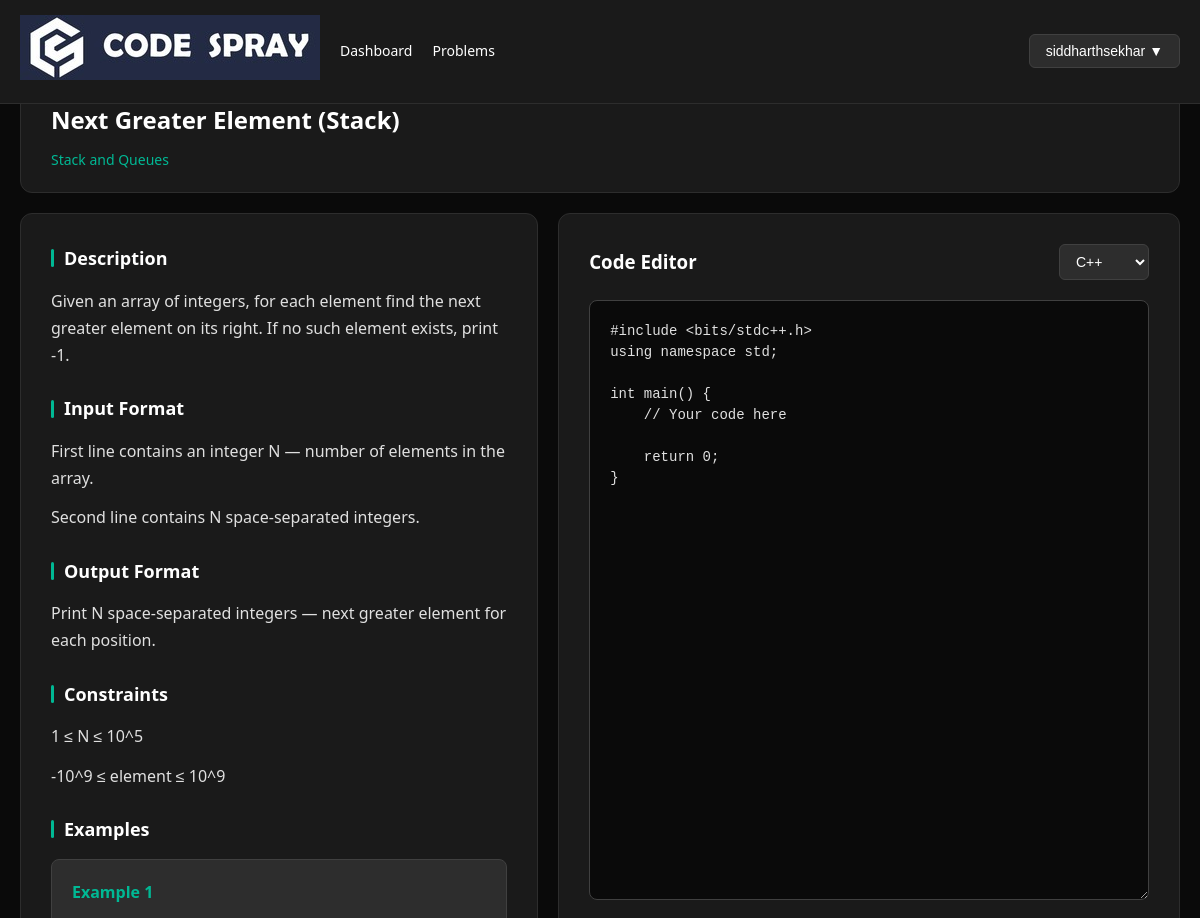
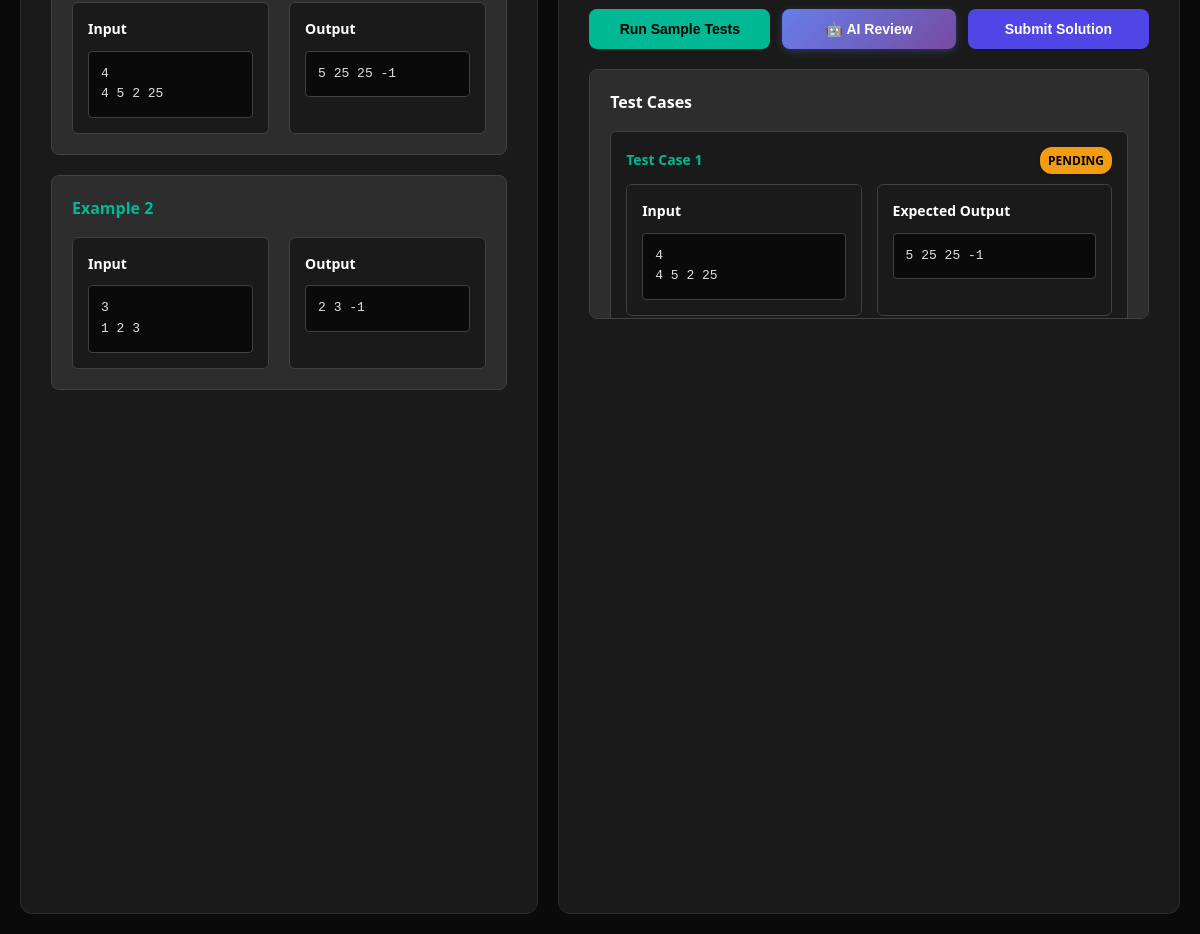
/problems/5/ (signed in), run on the app's committed database (2 pictures, top to bottom).
### problems/models.py (models this page shows, shortened)
class Problem(models.Model):
    title = models.CharField(max_length=200)
    description = models.TextField()
    topic = models.ForeignKey(Topic, on_delete=models.CASCADE)
    input_desc = models.TextField(blank=True)
    output_desc = models.TextField(blank=True)
    constraints = models.TextField(blank=True)

class Topic(models.Model):
    name = models.CharField(max_length=100)

class TestCase(models.Model):
    problem = models.ForeignKey(Problem, on_delete=models.CASCADE)
    input_data = models.TextField()
    output_data = models.TextField()

### problems/views.py (the view, shortened to what this page needs)
# urls.py: path('<int:problem_id>/', views.problem_detail, name='problem_detail'),
@login_required
@session_valid_required
@never_cache
def problem_detail(request, problem_id):
    problem = get_object_or_404(Problem, id=problem_id)
    output = ''
    error = ''
    status = ''
    test_results = []
    return render(request, 'problems/problem_detail.html', {
        'problem': problem,
        'output': output,
        'error': error,
        'status': status,
        'test_results': test_results,
    })

### users/views.py (called while the page is built)
def session_valid_required(view_func):
    @wraps(view_func)
    def _wrapped_view(request, *args, **kwargs):
        if not request.user.is_authenticated:
            return redirect('login_root')
        last_activity = request.session.get('last_activity', 0)
        if time.time() - last_activity > 3600:  # 1 hour
            logout(request)
            request.session.flush()
            return redirect('login_root')  # Use root-level login URL
        request.session['last_activity'] = time.time()
        return view_func(request, *args, **kwargs)
    return _wrapped_view

    def process_request(self, request):
        if request.user.is_authenticated:
            request.session['last_activity'] = time.time()
        return None

    def process_response(self, request, response):
        if request.user.is_authenticated:
            response['Cache-Control'] = 'no-store, no-cache, must-revalidate, max-age=0'
            response['Pragma'] = 'no-cache'
            response['Expires'] = '0'
        return response

### problems/templates/problems/problem_detail.html (shortened to what this page needs)
{% extends 'base.html' %}
{% load static %}
{% block content %}
<link rel="stylesheet" href="{% static 'problems/css/problem_detail.css' %}">
<div class="fixed-nav">
    <div class="nav-left">
        <div class="logo-section">
            <img src="{% static 'images/FULL-LOGO.jpg' %}" alt="Online Judge Logo" class="nav-logo">
        </div>
        <a href="{% url 'dashboard' %}" class="nav-link">Dashboard</a>
        <a href="{% url 'problem_list' %}" class="nav-link">Problems</a>
    </div>
    <div class="user-dropdown">
        <button class="user-dropdown-btn" onclick="toggleUserDropdown()">
            {{ user.username }} ▼
        </button>
    </div>
</div>
<div class="problem-container">
    <div class="problem-header">
        <h1 class="problem-title">{{ problem.title }}</h1>
        <div class="problem-topic">{{ problem.topic.name }}</div>
    </div>
    <div class="main-content">
        <div class="problem-description">
            <div class="section">
                <h2 class="section-title">Description</h2>
                <div class="section-content">
                    {{ problem.description|linebreaks }}
                </div>
            </div>
            {% if problem.input_desc %}
            <div class="section">
                <h2 class="section-title">Input Format</h2>
                <div class="section-content">
                    {{ problem.input_desc|linebreaks }}
                </div>
            </div>
            {% endif %}
            {% if problem.output_desc %}
            <div class="section">
                <h2 class="section-title">Output Format</h2>
                <div class="section-content">
                    {{ problem.output_desc|linebreaks }}
                </div>
            </div>
            {% endif %}
            {% if problem.constraints %}
            <div class="section">
                <h2 class="section-title">Constraints</h2>
                <div class="section-content">
                    {{ problem.constraints|linebreaks }}
                </div>
            </div>
            {% endif %}
            <div class="section">
                <h2 class="section-title">Examples</h2>
                <div class="examples">
                    {% for testcase in problem.testcase_set.all|slice:":2" %}
                    <div class="example">
                        <div class="example-title">Example {{ forloop.counter }}</div>
                        <div class="example-content">
                            <div class="input-output">
                                <div class="input-output-title">Input</div>
                                <div class="input-output-content">{{ testcase.input_data }}</div>
                            </div>
                            <div class="input-output">
                                <div class="input-output-title">Output</div>
                                <div class="input-output-content">{{ testcase.output_data }}</div>
                            </div>
                        </div>
                    </div>
                    {% endfor %}
                </div>
            </div>
        </div>
        <div class="code-editor-section">
            <div class="editor-header">
                <h3>Code Editor</h3>
                <select name="language" class="language-selector" id="languageSelector" onchange="changeLanguage()">
                    <option value="cpp">C++</option>
                </select>
            </div>
            <form method="post" id="codeForm" onsubmit="submitSolution(event)">
                <textarea name="code" class="code-editor" id="codeEditor" placeholder="// Write your code here..."></textarea>
                <div class="button-group">
                    <button type="button" class="btn btn-run" onclick="runCode()">Run Sample Tests</button>
                    <button type="button" class="btn btn-ai-review" onclick="requestAIReview()">🤖 AI Review</button>
                    <button type="submit" class="btn btn-submit">Submit Solution</button>
                </div>
            </form>
            <div class="test-cases-section">
                <h3 class="test-cases-title">Test Cases</h3>
                {% for testcase in problem.testcase_set.all %}
                <div class="test-case" data-testcase-id="{{ testcase.id }}">
                    <div class="test-case-header">
                        <div class="test-case-title">Test Case {{ forloop.counter }}</div>
                        <div class="test-case-status status-pending" id="status-{{ forloop.counter }}">Pending</div>
                    </div>
                    <div class="test-case-content">
                        <div class="input-output">
                            <div class="input-output-title">Input</div>
                            <div class="input-output-content">{{ testcase.input_data }}</div>
                        </div>
                        <div class="input-output">
                            <div class="input-output-title">Expected Output</div>
                            <div class="input-output-content">{{ testcase.output_data }}</div>
                        </div>
                    </div>
                </div>
                {% endfor %}
            </div>
        </div>
    </div>
</div>
{% endblock %}

### templates/base.html (style rules this page uses)
* { margin: 0; padding: 0; box-sizing: border-box; }
body { font-family: 'Segoe UI', Tahoma, Geneva, Verdana, sans-serif; line-height: 1.6; }

### data on the page
Problem: title "Next Greater Element (Stack)", topic.name "Stack and Queues", description "Given an array of integers, for each element find the next greater element on its right. If no such element exists, print -1.", input_desc "First line contains an integer N — number of elements in the array. Second line contains N space-separated integers.", output_desc "Print N space-separated integers — next greater element for each position.", constraints "1 ≤ N ≤ 10^5 -10^9 ≤ element ≤ 10^9"
TestCase: input_data "4 4 5 2 25", output_data "5 25 25 -1"
TestCase: input_data "3 1 2 3", output_data "2 3 -1"

### other printed values
{{ user.username }} "siddharthsekhar"
